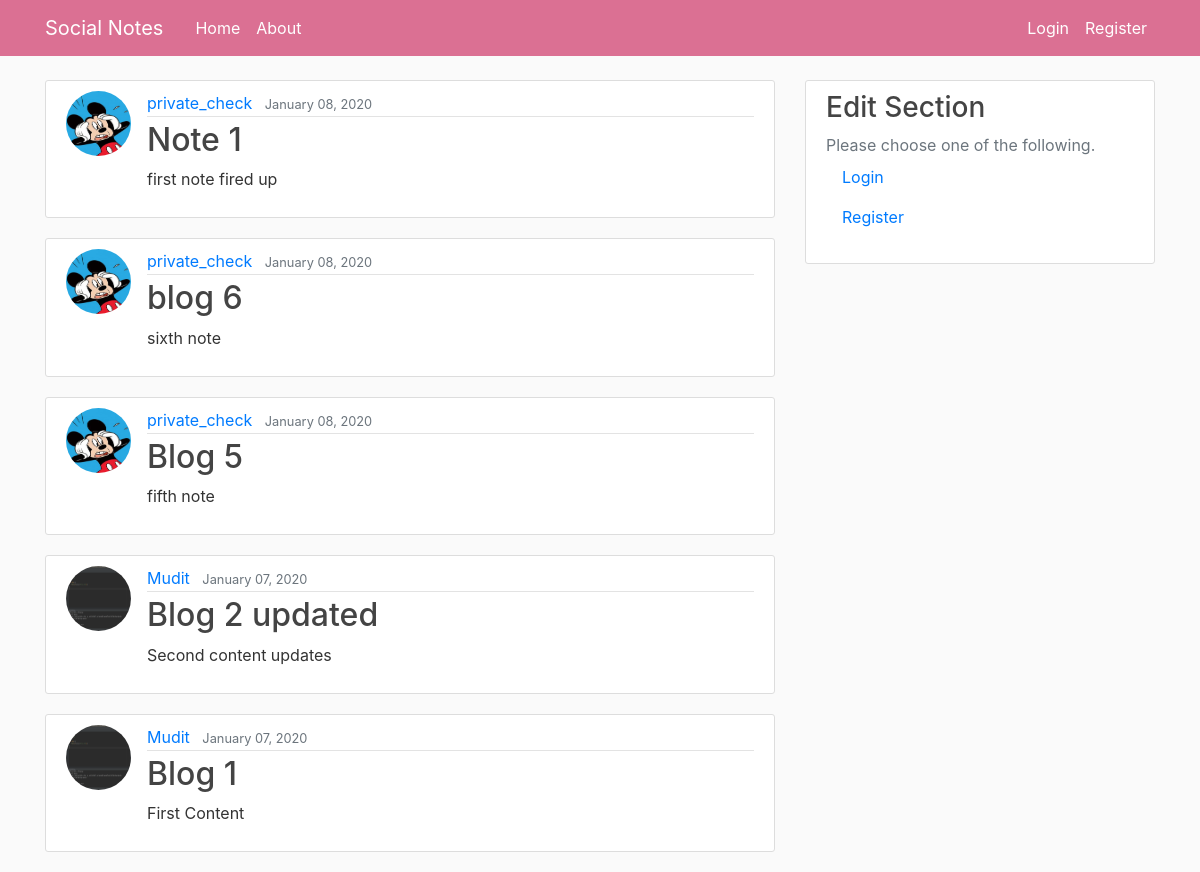
The app's page /, older data.
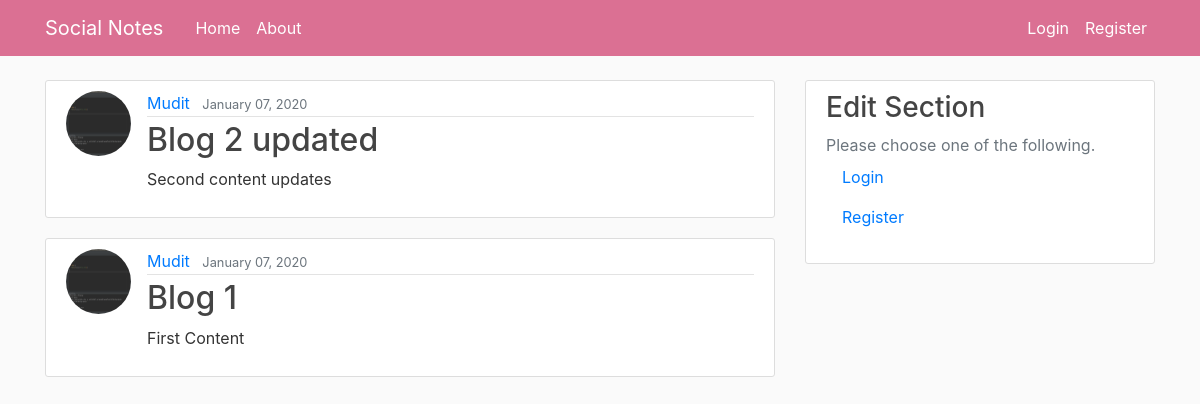
The same page, newer data.
### blog/models.py (models this page shows, shortened)
class Post(models.Model):
	title=models.CharField(max_length=100)
	content=models.TextField()
	date_posted=models.DateTimeField(default=timezone.now)
	author=models.ForeignKey(User, on_delete=models.CASCADE)

### users/models.py (models this page shows, shortened)
class Profile(models.Model):
	user= models.OneToOneField(User, on_delete=models.CASCADE)
	image=models.ImageField(default='default.jpg', upload_to='profile_pics')

### blog/views.py (the view)
# urls.py: path('', PostListView.as_view(), name='blog-home'),
class PostListView(ListView):
	model=Post
	template_name = 'blog/home.html'
	context_object_name = 'posts'
	ordering= ['-date_posted']

### blog/templates/blog/home.html
{% extends "blog/base.html" %}
{% block content %}
    {% for post in posts %}
        <article class="media content-section">
          <img class="rounded-circle article-img" src="{{ post.author.profile.image.url }}">
          <div class="media-body">
            <div class="article-metadata">
              <a class="mr-2" href="#">{{ post.author }}</a>
              <small class="text-muted">{{ post.date_posted|date:"F d, Y" }}</small>
            </div>
            <h2><a class="article-title" href="{% url 'post-detail' post.id %}">{{ post.title }}</a></h2>
            <p class="article-content">{{ post.content }}</p>
          </div>
        </article>
    {% endfor %}
{% endblock content %}

### blog/templates/blog/base.html (shortened to what this page needs)
{% load static %}
<!DOCTYPE html>
<html>
<head>
    <link rel="stylesheet" href="https://stackpath.bootstrapcdn.com/bootstrap/4.3.1/css/bootstrap.min.css">
 	<link rel="stylesheet" type="text/css" href="{% static 'blog/main.css' %}">
</head>
<body>
	<header class="site-header">
	  <nav class="navbar navbar-expand-md navbar-dark bg-steel fixed-top">
	    <div class="container">
	      <a class="navbar-brand mr-4" href="{% url 'blog-home' %}">Social Notes</a>
	      <div class="collapse navbar-collapse" id="navbarToggle">
	        <div class="navbar-nav mr-auto">
	          <a class="nav-item nav-link" href="{% url 'blog-home' %}">Home</a>
	          <a class="nav-item nav-link" href="{% url 'blog-about' %}">About</a>
	        </div>
	        <div class="navbar-nav">
	        	{% if user.is_authenticated %}
	        		<a class="nav-item nav-link" href="{% url 'private' %}">Private</a>
	        		<a class="nav-item nav-link" href="{% url 'profile' %}">Profile</a>
	        		<a class="nav-item nav-link" href="{% url 'logout' %}">Logout</a>
	        	{% else %}
		          <a class="nav-item nav-link" href="{% url 'login' %}">Login</a>
		          <a class="nav-item nav-link" href="{% url 'register' %}">Register</a>
		        {% endif %}
        </div>
      </div>
    </div>
  </nav>
</header>
	<main role="main" class="container">
	  <div class="row">
	    <div class="col-md-8">
	      {% block content %}{% endblock %}
	    </div>
	    <div class="col-md-4">
	      <div class="content-section">
	        <h3>Edit Section</h3>
	        <p class='text-muted'>Please choose one of the following.
	          {% if user.is_authenticated %}
	          		<div>
	          			<a class="btn btn-secondary btn-sm mt-1 mb-1" href="{% url 'post-create' %}">Create Note</a>
	          		</div>
	        	{% else %}
		          <a class="nav-item nav-link" href="{% url 'login' %}">Login</a>
		          <a class="nav-item nav-link" href="{% url 'register' %}">Register</a>
		        {% endif %}
	        </p>
	      </div>
	    </div>
	  </div>
	</main>
</body>
</html>

### blog/static/blog/main.css (style rules this page uses)
body { background: #fafafa; color: #333333; margin-top: 5rem; }
h1, h2, h3, h4, h5, h6 { color: #444444; }
.bg-steel { background-color: #DB7093 }
.site-header .navbar-nav .nav-link { color: #FFFF }
.content-section { background: #ffffff; padding: 10px 20px; border: 1px solid #dddddd; border-radius: 3px; margin-bottom: 20px; }
.article-title { color: #444444; }
.article-content { white-space: pre-line; }
.article-img { height: 65px; width: 65px; margin-right: 16px; }
.article-metadata { padding-bottom: 1px; margin-bottom: 4px; border-bottom: 1px solid #e3e3e3 }

Row changes from the older to the newer data that the page shows:
removed Post: author.profile.image (placeholder picture), author "private_check", date_posted "January 08, 2020", title "Note 1", content "first note fired up"
removed Post: author.profile.image (placeholder picture), author "private_check", date_posted "January 08, 2020", title "blog 6", content "sixth note"
removed Post: author.profile.image (placeholder picture), author "private_check", date_posted "January 08, 2020", title "Blog 5", content "fifth note"
